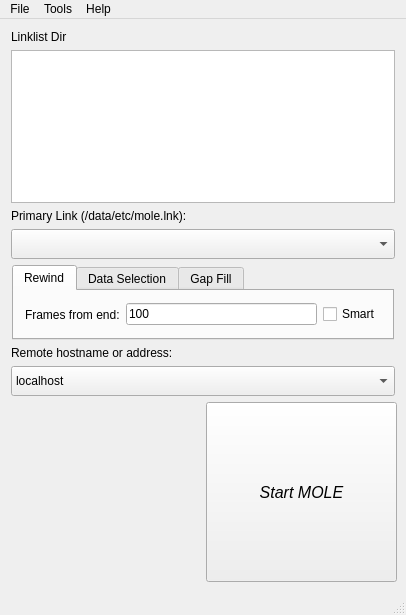
<?xml version="1.0" encoding="UTF-8"?>
<ui version="4.0">
 <class>MainWindow</class>
 <widget class="QMainWindow" name="MainWindow">
  <property name="geometry">
   <rect>
    <x>0</x>
    <y>0</y>
    <width>406</width>
    <height>615</height>
   </rect>
  </property>
  <property name="sizePolicy">
   <sizepolicy hsizetype="Preferred" vsizetype="Preferred">
    <horstretch>0</horstretch>
    <verstretch>0</verstretch>
   </sizepolicy>
  </property>
  <property name="minimumSize">
   <size>
    <width>406</width>
    <height>615</height>
   </size>
  </property>
  <property name="maximumSize">
   <size>
    <width>16777215</width>
    <height>16777215</height>
   </size>
  </property>
  <property name="windowTitle">
   <string>Guaca &lt;-&gt; mole</string>
  </property>
  <widget class="QWidget" name="centralWidget">
   <layout class="QGridLayout" name="gridLayout">
    <item row="15" column="0" rowspan="2" colspan="2">
     <widget class="QComboBox" name="hosts">
      <property name="minimumSize">
       <size>
        <width>0</width>
        <height>30</height>
       </size>
      </property>
      <item>
       <property name="text">
        <string>localhost</string>
       </property>
      </item>
      <item>
       <property name="text">
        <string>Add new...</string>
       </property>
      </item>
     </widget>
    </item>
    <item row="4" column="0" colspan="2">
     <widget class="QComboBox" name="linkSelect">
      <property name="minimumSize">
       <size>
        <width>0</width>
        <height>30</height>
       </size>
      </property>
     </widget>
    </item>
    <item row="18" column="1" rowspan="2">
     <widget class="QPushButton" name="toggleMole">
      <property name="enabled">
       <bool>true</bool>
      </property>
      <property name="sizePolicy">
       <sizepolicy hsizetype="Minimum" vsizetype="MinimumExpanding">
        <horstretch>0</horstretch>
        <verstretch>0</verstretch>
       </sizepolicy>
      </property>
      <property name="minimumSize">
       <size>
        <width>191</width>
        <height>150</height>
       </size>
      </property>
      <property name="font">
       <font>
        <pointsize>12</pointsize>
        <italic>true</italic>
       </font>
      </property>
      <property name="text">
       <string>Start MOLE</string>
      </property>
     </widget>
    </item>
    <item row="2" column="0" colspan="2">
     <widget class="QListWidget" name="multiLinkSelect">
      <property name="sizePolicy">
       <sizepolicy hsizetype="Expanding" vsizetype="Fixed">
        <horstretch>0</horstretch>
        <verstretch>0</verstretch>
       </sizepolicy>
      </property>
      <property name="minimumSize">
       <size>
        <width>0</width>
        <height>150</height>
       </size>
      </property>
      <property name="selectionMode">
       <enum>QAbstractItemView::ExtendedSelection</enum>
      </property>
     </widget>
    </item>
    <item row="18" column="0">
     <widget class="QLabel" name="dance">
      <property name="sizePolicy">
       <sizepolicy hsizetype="MinimumExpanding" vsizetype="MinimumExpanding">
        <horstretch>0</horstretch>
        <verstretch>0</verstretch>
       </sizepolicy>
      </property>
      <property name="minimumSize">
       <size>
        <width>191</width>
        <height>174</height>
       </size>
      </property>
      <property name="cursor">
       <cursorShape>ArrowCursor</cursorShape>
      </property>
      <property name="text">
       <string/>
      </property>
      <property name="alignment">
       <set>Qt::AlignRight|Qt::AlignTrailing|Qt::AlignVCenter</set>
      </property>
     </widget>
    </item>
    <item row="3" column="0" colspan="2">
     <widget class="QLabel" name="linkDir_4">
      <property name="text">
       <string>Primary Link (/data/etc/mole.lnk):</string>
      </property>
     </widget>
    </item>
    <item row="14" column="0" colspan="2">
     <widget class="QLabel" name="linkDir_3">
      <property name="text">
       <string>Remote hostname or address:</string>
      </property>
     </widget>
    </item>
    <item row="0" column="0" colspan="2">
     <widget class="QLabel" name="linkDir">
      <property name="font">
       <font>
        <pointsize>9</pointsize>
       </font>
      </property>
      <property name="text">
       <string>Linklist Dir</string>
      </property>
     </widget>
    </item>
    <item row="5" column="0" rowspan="5" colspan="2" alignment="Qt::AlignHCenter">
     <widget class="QTabWidget" name="tabWidget">
      <property name="sizePolicy">
       <sizepolicy hsizetype="Expanding" vsizetype="Fixed">
        <horstretch>0</horstretch>
        <verstretch>0</verstretch>
       </sizepolicy>
      </property>
      <property name="minimumSize">
       <size>
        <width>0</width>
        <height>75</height>
       </size>
      </property>
      <property name="tabShape">
       <enum>QTabWidget::Rounded</enum>
      </property>
      <property name="currentIndex">
       <number>0</number>
      </property>
      <widget class="QWidget" name="rewindTab">
       <attribute name="title">
        <string>Rewind</string>
       </attribute>
       <layout class="QHBoxLayout" name="horizontalLayout_2">
        <item>
         <widget class="QLabel" name="label_3">
          <property name="text">
           <string>Frames from end:</string>
          </property>
         </widget>
        </item>
        <item>
         <widget class="QLineEdit" name="numRewind">
          <property name="minimumSize">
           <size>
            <width>0</width>
            <height>0</height>
           </size>
          </property>
          <property name="text">
           <string>100</string>
          </property>
         </widget>
        </item>
        <item>
         <widget class="QCheckBox" name="smartRewind">
          <property name="text">
           <string>Smart</string>
          </property>
         </widget>
        </item>
       </layout>
      </widget>
      <widget class="QWidget" name="dataSelectionTab">
       <attribute name="title">
        <string>Data Selection</string>
       </attribute>
       <layout class="QHBoxLayout" name="horizontalLayout">
        <item>
         <widget class="QLabel" name="label">
          <property name="text">
           <string>Start frame:</string>
          </property>
         </widget>
        </item>
        <item>
         <widget class="QLineEdit" name="startFrame">
          <property name="minimumSize">
           <size>
            <width>0</width>
            <height>0</height>
           </size>
          </property>
         </widget>
        </item>
        <item>
         <widget class="QLabel" name="label_2">
          <property name="text">
           <string>End frame:</string>
          </property>
         </widget>
        </item>
        <item>
         <widget class="QLineEdit" name="endFrame"/>
        </item>
       </layout>
      </widget>
      <widget class="QWidget" name="dataFillTab">
       <attribute name="title">
        <string>Gap Fill</string>
       </attribute>
       <layout class="QHBoxLayout" name="horizontalLayout_3">
        <item>
         <widget class="QPushButton" name="computeFrameMap">
          <property name="text">
           <string>Compute and Show Frame Map</string>
          </property>
         </widget>
        </item>
       </layout>
      </widget>
     </widget>
    </item>
   </layout>
   <zorder>linkDir</zorder>
   <zorder>linkDir_3</zorder>
   <zorder>dance</zorder>
   <zorder>toggleMole</zorder>
   <zorder>multiLinkSelect</zorder>
   <zorder>linkDir_4</zorder>
   <zorder>linkSelect</zorder>
   <zorder>tabWidget</zorder>
   <zorder>hosts</zorder>
  </widget>
  <widget class="QStatusBar" name="statusBar">
   <property name="font">
    <font>
     <family>Monospace</family>
     <pointsize>8</pointsize>
    </font>
   </property>
  </widget>
  <widget class="QMenuBar" name="menuBar">
   <property name="geometry">
    <rect>
     <x>0</x>
     <y>0</y>
     <width>406</width>
     <height>22</height>
    </rect>
   </property>
   <widget class="QMenu" name="menuFile">
    <property name="title">
     <string>File</string>
    </property>
    <addaction name="separator"/>
    <addaction name="actionSlave_to"/>
    <addaction name="actionOptions"/>
    <addaction name="actionClose"/>
   </widget>
   <widget class="QMenu" name="menuHelp">
    <property name="title">
     <string>Help</string>
    </property>
    <addaction name="actionAbout"/>
    <addaction name="actionAbout_Qt"/>
   </widget>
   <widget class="QMenu" name="menuTools">
    <property name="title">
     <string>Tools</string>
    </property>
    <addaction name="actionPurge_old_data"/>
    <addaction name="actionClear_remote_hosts"/>
   </widget>
   <addaction name="menuFile"/>
   <addaction name="menuTools"/>
   <addaction name="menuHelp"/>
  </widget>
  <action name="actionClose">
   <property name="text">
    <string>Close</string>
   </property>
  </action>
  <action name="actionSlave_to">
   <property name="text">
    <string>Slave to...</string>
   </property>
  </action>
  <action name="actionAbout">
   <property name="text">
    <string>About Guaca</string>
   </property>
  </action>
  <action name="actionAbout_Qt">
   <property name="text">
    <string>About Qt</string>
   </property>
  </action>
  <action name="actionOptions">
   <property name="text">
    <string>Options</string>
   </property>
  </action>
  <action name="actionPurge_old_data">
   <property name="text">
    <string>Purge old data...</string>
   </property>
  </action>
  <action name="actionClear_remote_hosts">
   <property name="text">
    <string>Clear remote hosts...</string>
   </property>
  </action>
 </widget>
 <layoutdefault spacing="6" margin="11"/>
 <resources/>
 <connections/>
</ui>
